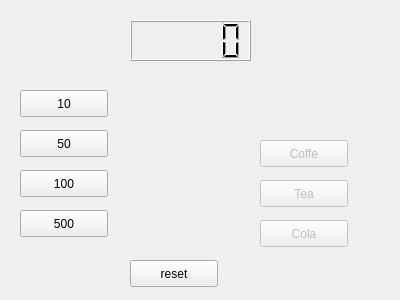
<?xml version="1.0" encoding="UTF-8"?>
<ui version="4.0">
 <class>Widget</class>
 <widget class="QWidget" name="Widget">
  <property name="geometry">
   <rect>
    <x>0</x>
    <y>0</y>
    <width>400</width>
    <height>300</height>
   </rect>
  </property>
  <property name="windowTitle">
   <string>Widget</string>
  </property>
  <widget class="QLCDNumber" name="lcdnumber">
   <property name="geometry">
    <rect>
     <x>130</x>
     <y>20</y>
     <width>121</width>
     <height>41</height>
    </rect>
   </property>
  </widget>
  <widget class="QPushButton" name="pb10">
   <property name="geometry">
    <rect>
     <x>20</x>
     <y>90</y>
     <width>88</width>
     <height>27</height>
    </rect>
   </property>
   <property name="text">
    <string>10</string>
   </property>
  </widget>
  <widget class="QPushButton" name="pb50">
   <property name="geometry">
    <rect>
     <x>20</x>
     <y>130</y>
     <width>88</width>
     <height>27</height>
    </rect>
   </property>
   <property name="text">
    <string>50</string>
   </property>
  </widget>
  <widget class="QPushButton" name="pb100">
   <property name="geometry">
    <rect>
     <x>20</x>
     <y>170</y>
     <width>88</width>
     <height>27</height>
    </rect>
   </property>
   <property name="text">
    <string>100</string>
   </property>
  </widget>
  <widget class="QPushButton" name="pb500">
   <property name="geometry">
    <rect>
     <x>20</x>
     <y>210</y>
     <width>88</width>
     <height>27</height>
    </rect>
   </property>
   <property name="text">
    <string>500</string>
   </property>
  </widget>
  <widget class="QPushButton" name="pbCoffe">
   <property name="enabled">
    <bool>false</bool>
   </property>
   <property name="geometry">
    <rect>
     <x>260</x>
     <y>140</y>
     <width>88</width>
     <height>27</height>
    </rect>
   </property>
   <property name="text">
    <string>Coffe</string>
   </property>
  </widget>
  <widget class="QPushButton" name="pbTea">
   <property name="enabled">
    <bool>false</bool>
   </property>
   <property name="geometry">
    <rect>
     <x>260</x>
     <y>180</y>
     <width>88</width>
     <height>27</height>
    </rect>
   </property>
   <property name="text">
    <string>Tea</string>
   </property>
  </widget>
  <widget class="QPushButton" name="pbCola">
   <property name="enabled">
    <bool>false</bool>
   </property>
   <property name="geometry">
    <rect>
     <x>260</x>
     <y>220</y>
     <width>88</width>
     <height>27</height>
    </rect>
   </property>
   <property name="text">
    <string>Cola</string>
   </property>
  </widget>
  <widget class="QPushButton" name="pbreset">
   <property name="geometry">
    <rect>
     <x>130</x>
     <y>260</y>
     <width>88</width>
     <height>27</height>
    </rect>
   </property>
   <property name="text">
    <string>reset</string>
   </property>
  </widget>
 </widget>
 <layoutdefault spacing="6" margin="11"/>
 <resources/>
 <connections/>
</ui>
